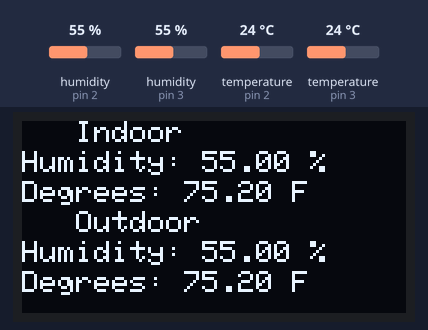
Bench run of a sketch on a simulated Arduino Uno, built with avr-gcc and run on an emulated ATmega328P. Shown: 128×64 one-colour display. Inputs (shaded band) come from the test bench; at power-on: humidity (sensors on pin 2, pin 3) 55 %, temperature (sensors on pin 2, pin 3) 24 °C. What the sketch prints to the serial monitor is not drawn.

Above: at 2.7 s.
2.8 s: humidity (sensor on pin 2) set to 22 %
At 5.5 s:
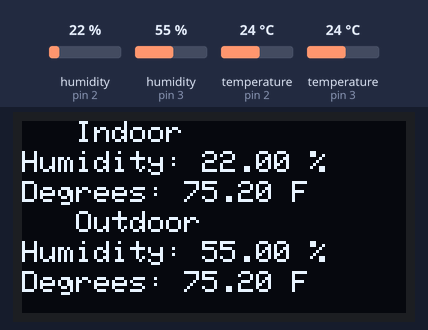
5.9 s: humidity (sensor on pin 3) set to 22 %
At 6.6 s:
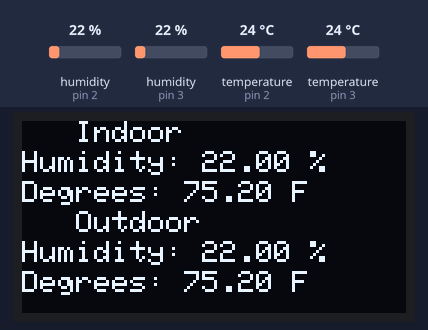
9.0 s: temperature (sensor on pin 2) set to 12 °C
At 11.1 s:
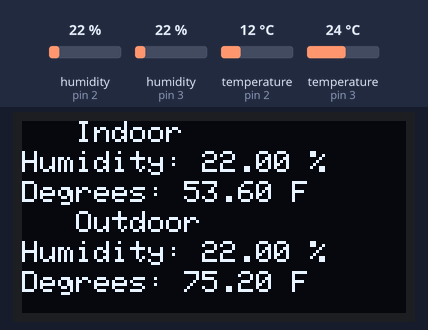
12.1 s: temperature (sensor on pin 3) set to 12 °C
At 13.4 s:
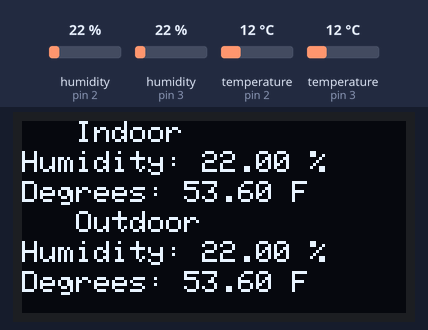
15.2 s: humidity (sensor on pin 2) set to 40 %
At 17.9 s:
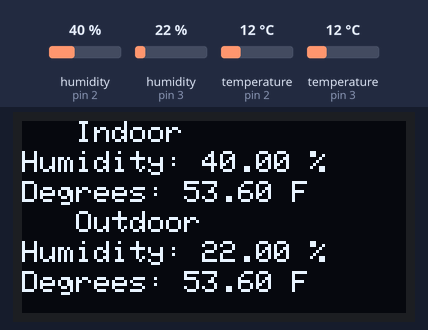
18.3 s: humidity (sensor on pin 3) set to 40 %
At 20.3 s:
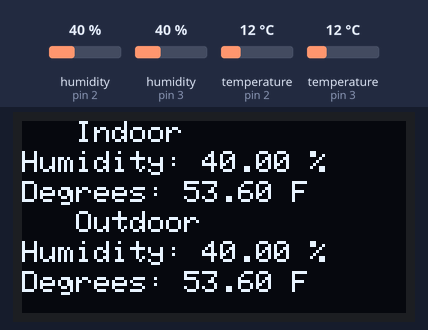
Timing chart, 0 to 21.8 s (numbered marks = the images above; inputs shaded):
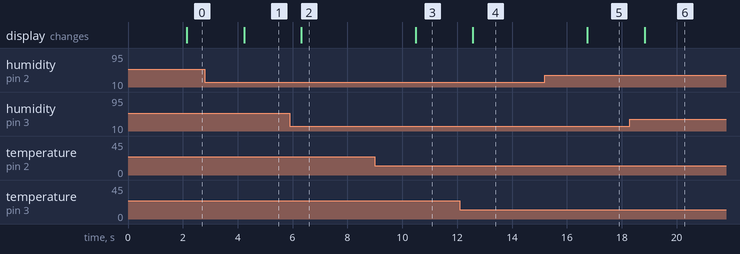

The sketch:

SSD1306-DHT11.ino
```cpp
/**************************************************************************
SSD1306 displaying two DHT11's

// Example testing sketch for various DHT humidity/temperature sensors
// Written by ladyada, public domain
// Modified for OLED and dual sensors by Bob davis on 4-26-2021
// REQUIRES the following Arduino libraries:
// - DHT Sensor Library: https://github.com/adafruit/DHT-sensor-library
// - Adafruit Unified Sensor Lib: https://github.com/adafruit/Adafruit_Sensor

// Connect pin 1 (on the left) of the sensor to +5V
// Connect pin 2 of the sensor to whatever your DHTPIN 2 and 3
// Connect pin 3 (on the right) of the sensor to GROUND (if your sensor has 3 pins)
// Connect pin 4 (on the right) of the sensor to GROUND and leave the pin 3 EMPTY

 **************************************************************************/
#include "DHT.h"
#include <SPI.h>
#include <Wire.h>
#include <Adafruit_GFX.h>
#include <Adafruit_SSD1306.h>

#define SCREEN_WIDTH 128 // OLED display width, in pixels
#define SCREEN_HEIGHT 64 // OLED display height, in pixels

#define DHTPIN 2     // Digital pin connected to the DHT sensor
#define DHTPIN2 3    // Digital pin connected to the DHT2 sensor

// Uncomment whatever type of sensor you're using!
#define DHTTYPE DHT11   // DHT 11
//#define DHTTYPE DHT22   // DHT 22  (AM2302), AM2321
//#define DHTTYPE DHT21   // DHT 21 (AM2301)

// Initialize DHT sensors.
DHT dht(DHTPIN, DHTTYPE);
DHT dht2(DHTPIN2, DHTTYPE);

// Declaration for an SSD1306 display connected to I2C (SDA, SCL pins)
// The pins for I2C are defined by the Wire-library.
// On an arduino UNO:       A4(SDA), A5(SCL)
// On an arduino MEGA 2560: 20(SDA), 21(SCL)
// On an arduino LEONARDO:   2(SDA),  3(SCL), ...
#define OLED_RESET     4 // Reset pin # (or -1 if sharing Arduino reset pin)
#define SCREEN_ADDRESS 0x3C // See datasheet for Address; 0x3D=128x64, 0x3C=128x32
Adafruit_SSD1306 display(SCREEN_WIDTH, SCREEN_HEIGHT, &Wire, OLED_RESET);

void setup() {
  Serial.begin(9600);
  Serial.println(F("DHT test!"));
  display.begin();
  display.fillScreen(BLACK);
  dht.begin();
  dht2.begin();

  // SSD1306_SWITCHCAPVCC = generate display voltage from 3.3V internally
  if(!display.begin(SSD1306_SWITCHCAPVCC, SCREEN_ADDRESS)) {
    Serial.println(F("SSD1306 allocation failed"));
    for(;;); // Don't proceed, loop forever
  }

  // Clear the buffer
  display.clearDisplay();
}

void loop() {
  // Wait a few seconds between measurements.
  delay(2000);

  // Reading temperature or humidity takes about 250 milliseconds!
  // Sensor readings may also be up to 2 seconds 'old' (its a very slow sensor)
  float hum = dht.readHumidity();
  float hum2 = dht2.readHumidity();
  // Read temperature as Fahrenheit (isFahrenheit = true)
  float tem = dht.readTemperature(true);
  float tem2 = dht2.readTemperature(true);

  // Check if read failed and try again.
  if (isnan(hum) || isnan(tem)) {
    Serial.println(F("Failed to read from DHT sensor!"));
    return;
  }
  display.clearDisplay();
  display.setTextColor(SSD1306_WHITE);
  display.setCursor(0,0);
  display.print("   Indoor ");
  display.setCursor(0,10);
  display.print("Humidity: ");
  display.print(hum);
  display.print(" % ");
  display.setCursor(0,20);
  display.print("Degrees: ");
  display.print(tem);
  display.print(" F ");

  display.setTextColor(SSD1306_WHITE);
  display.setCursor(0,30);
  display.print("   Outdoor ");
  display.setCursor(0,40);
  display.print("Humidity: ");
  display.print(hum2);
  display.print(" % ");
  display.setCursor(0,50);
  display.print("Degrees: ");
  display.print(tem2);
  display.print(" F ");

  display.display();
  // For serial monitor:
  Serial.print("Humidity: ");
  Serial.print(hum);
  Serial.print(" ");
  Serial.print(hum2);
  Serial.print("%  Temperature: ");
  Serial.print(tem);
  Serial.print(" ");
  Serial.print(tem2);
  Serial.print("°F");
  Serial.print('\n');  //new line

}
```

Measured:
- after the input at 2.8 s, the display: changes after 1.4 s (image 1)
- after the input at 5.9 s, the display: changes after 0.42 s (image 2)
- after the input at 9.0 s, the display: changes after 1.5 s (image 3)
- after the input at 12.1 s, the display: changes after 0.48 s (image 4)
- after the input at 15.2 s, the display: changes after 1.5 s (image 5)
- after the input at 18.3 s, the display: changes after 0.53 s (image 6)
